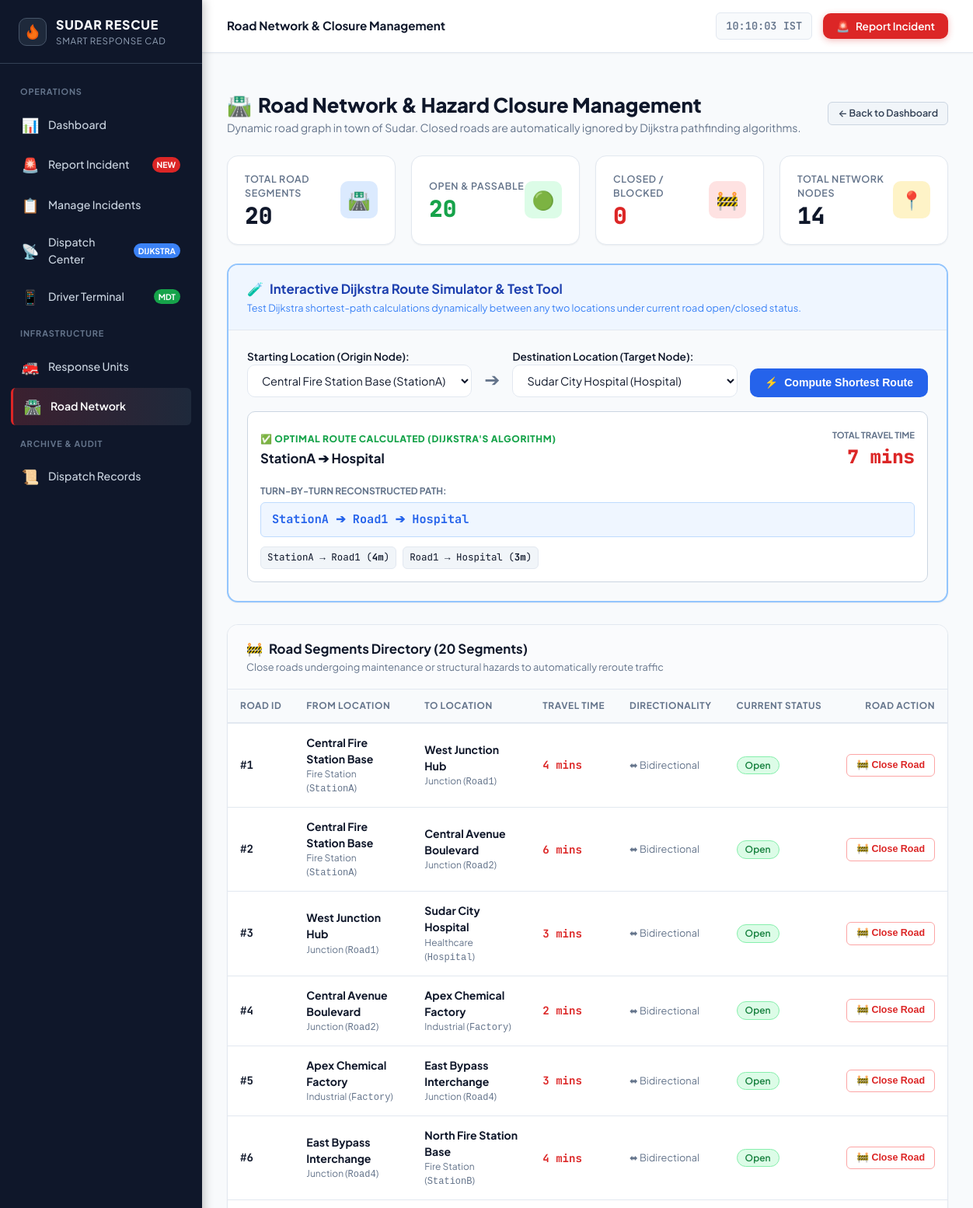
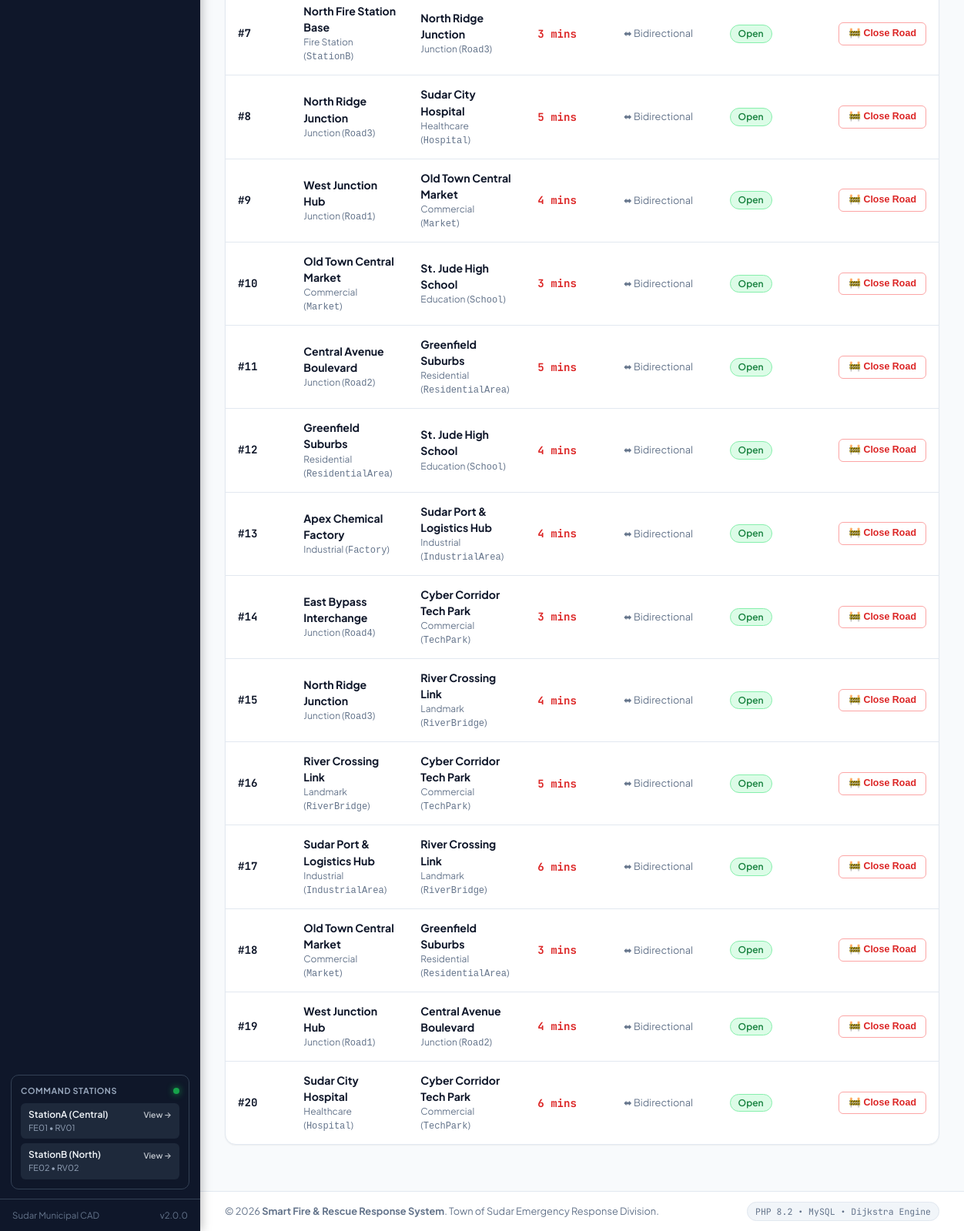
Page /roads.php on the committed database (2 pictures, top to bottom).
### tables this page shows
CREATE TABLE `roads` (
    `road_id` INT AUTO_INCREMENT NOT NULL,
    `from_location_id` VARCHAR(30) NOT NULL,
    `to_location_id` VARCHAR(30) NOT NULL,
    `travel_time` INT NOT NULL CHECK (`travel_time` > 0),
    `status` ENUM('Open', 'Closed') NOT NULL DEFAULT 'Open',
    `is_bidirectional` TINYINT(1) NOT NULL DEFAULT 1,
    PRIMARY KEY (`road_id`),
    INDEX `idx_from_location` (`from_location_id`),
    INDEX `idx_to_location` (`to_location_id`),
    INDEX `idx_road_status` (`status`),
    CONSTRAINT `fk_road_from` FOREIGN KEY (`from_location_id`) 
        REFERENCES `locations` (`location_id`) ON UPDATE CASCADE,
    CONSTRAINT `fk_road_to` FOREIGN KEY (`to_location_id`) 
        REFERENCES `locations` (`location_id`) ON UPDATE CASCADE
);

CREATE TABLE `locations` (
    `location_id` VARCHAR(30) NOT NULL,
    `location_name` VARCHAR(100) NOT NULL,
    `location_type` VARCHAR(50) NOT NULL,
    `latitude` DECIMAL(10, 8) NULL,
    `longitude` DECIMAL(11, 8) NULL,
    `description` VARCHAR(255) NULL,
    PRIMARY KEY (`location_id`)
);

### roads.php (the view, shortened to what the rows shown need)
<?php
require_once __DIR__ . '/db.php';
require_once __DIR__ . '/includes/functions.php';
require_once __DIR__ . '/classes/RoadNetwork.php';
$roadNetwork  = new RoadNetwork();
$routePlanner = new RoutePlanner($roadNetwork);
$roads     = $roadNetwork->getAllRoads();
$simOrigin = trim($_GET['sim_origin'] ?? 'StationA');
$simTarget = trim($_GET['sim_target'] ?? 'Hospital');
if (!empty($simOrigin) && !empty($simTarget)) {
    $simResult = $routePlanner->findShortestRoute($simOrigin, $simTarget);
}
include __DIR__ . '/includes/header.php';
?>
<div style="margin-bottom: 24px; display:flex; justify-content:space-between; align-items:center; flex-wrap:wrap; gap:16px;">
    <div>
        <h1 style="font-size: 1.6rem; font-weight:800; color:var(--color-sidebar); display:flex; align-items:center; gap:8px;">
            <span>🛣️</span> Road Network &amp; Hazard Closure Management
        </h1>
    </div>
</div>
<div class="card">
    <div class="card-body" style="padding:0;">
        <div class="table-responsive">
            <table class="app-table">
                <thead>
                    <tr>
                        <th>Road ID</th>
                        <th>From Location</th>
                        <th>To Location</th>
                        <th>Travel Time</th>
                        <th>Directionality</th>
                        <th>Current Status</th>
                        <th style="text-align:right;">Road Action</th>
                    </tr>
                </thead>
                <tbody>
                    <?php foreach ($roads as $r): ?>
                        <tr style="<?= $r['status'] === 'Closed' ? 'background:#fff1f2;' : '' ?>">
                            <td style="font-family:var(--font-mono); font-weight:700;">
                                #<?= $r['road_id'] ?>
                            </td>
                            <td>
                                <strong><?= sanitize($r['from_name']) ?></strong>
                                <div style="font-size:0.75rem; color:var(--color-text-muted);">
                                    <?= sanitize($r['from_type']) ?> (<code><?= sanitize($r['from_location_id']) ?></code>)
                                </div>
                            </td>
                            <td>
                                <strong><?= sanitize($r['to_name']) ?></strong>
                                <div style="font-size:0.75rem; color:var(--color-text-muted);">
                                    <?= sanitize($r['to_type']) ?> (<code><?= sanitize($r['to_location_id']) ?></code>)
                                </div>
                            </td>
                            <td>
                                <span style="font-family:var(--font-mono); font-weight:700; color:<?= $r['status'] === 'Closed' ? 'var(--color-text-muted)' : 'var(--color-emergency)' ?>;">
                                    <?= $r['travel_time'] ?> mins
                                </span>
                            </td>
                            <td style="font-size:0.8rem; color:var(--color-text-muted);">
                                <?= $r['is_bidirectional'] ? '⬌ Bidirectional' : '➔ One-Way' ?>
                            </td>
                            <td>
                                <?= render_status_badge($r['status']) ?>
                            </td>
                            <td style="text-align:right; white-space:nowrap;">
                                <?php if ($r['status'] === 'Open'): ?>
                                    <form method="POST" action="<?= BASE_URL ?>actions/close-road.php" style="display:inline;"
                                          data-confirm="Close Road Segment #<?= $r['road_id'] ?> (<?= sanitize($r['from_name']) ?> ⬌ <?= sanitize($r['to_name']) ?>)?<br><br>The Dijkstra pathfinding engine will immediately bypass this road."
                                          data-confirm-title="Confirm Road Closure"
                                          data-confirm-btn="Close Road Segment"
                                          data-confirm-class="btn-danger">
                                        <button type="submit" class="btn btn-sm btn-outline-danger">
                                            🚧 Close Road
                                        </button>
                                    </form>
                                <?php endif; ?>
                            </td>
                        </tr>
                    <?php endforeach; ?>
                </tbody>
            </table>
        </div>
    </div>
</div>
<?php include __DIR__ . '/includes/footer.php'; ?>

### includes/functions.php (shortened to what the rows shown need)
<?php
function sanitize(?string $str): string {
    return htmlspecialchars($str ?? '', ENT_QUOTES, 'UTF-8');
}
function render_status_badge(string $status): string {
    $classMap = [
        'Available'      => 'badge-available',
        'Open'           => 'badge-available',
        'Completed'      => 'badge-completed',
        'Assigned'       => 'badge-assigned',
        'Dispatched'     => 'badge-assigned',
        'In Progress'    => 'badge-in-progress',
        'Active'         => 'badge-in-progress',
        'Pending'        => 'badge-pending',
        'Busy'           => 'badge-busy',
        'Closed'         => 'badge-closed',
        'Out of Service' => 'badge-out-of-service',
        'Cancelled'      => 'badge-cancelled'
    ];
    $badgeClass = $classMap[$status] ?? 'badge-secondary';
    return '<span class="status-badge ' . $badgeClass . '">' . sanitize($status) . '</span>';
}

### rows in the picture
roads: road_id "1", from_location.location_name "Central Fire Station Base", from_location.location_type "Fire Station", from_location "StationA", to_location.location_name "West Junction Hub", to_location.location_type "Junction", to_location "Road1", travel_time "4", is_bidirectional "⬌ Bidirectional", status "Open"
roads: road_id "2", from_location.location_name "Central Fire Station Base", from_location.location_type "Fire Station", from_location "StationA", to_location.location_name "Central Avenue Boulevard", to_location.location_type "Junction", to_location "Road2", travel_time "6", is_bidirectional "⬌ Bidirectional", status "Open"
roads: road_id "3", from_location.location_name "West Junction Hub", from_location.location_type "Junction", from_location "Road1", to_location.location_name "Sudar City Hospital", to_location.location_type "Healthcare", to_location "Hospital", travel_time "3", is_bidirectional "⬌ Bidirectional", status "Open"
roads: road_id "4", from_location.location_name "Central Avenue Boulevard", from_location.location_type "Junction", from_location "Road2", to_location.location_name "Apex Chemical Factory", to_location.location_type "Industrial", to_location "Factory", travel_time "2", is_bidirectional "⬌ Bidirectional", status "Open"
roads: road_id "5", from_location.location_name "Apex Chemical Factory", from_location.location_type "Industrial", from_location "Factory", to_location.location_name "East Bypass Interchange", to_location.location_type "Junction", to_location "Road4", travel_time "3", is_bidirectional "⬌ Bidirectional", status "Open"
roads: road_id "6", from_location.location_name "East Bypass Interchange", from_location.location_type "Junction", from_location "Road4", to_location.location_name "North Fire Station Base", to_location.location_type "Fire Station", to_location "StationB", travel_time "4", is_bidirectional "⬌ Bidirectional", status "Open"
roads: road_id "7", from_location.location_name "North Fire Station Base", from_location.location_type "Fire Station", from_location "StationB", to_location.location_name "North Ridge Junction", to_location.location_type "Junction", to_location "Road3", travel_time "3", is_bidirectional "⬌ Bidirectional", status "Open"
roads: road_id "8", from_location.location_name "North Ridge Junction", from_location.location_type "Junction", from_location "Road3", to_location.location_name "Sudar City Hospital", to_location.location_type "Healthcare", to_location "Hospital", travel_time "5", is_bidirectional "⬌ Bidirectional", status "Open"
roads: road_id "9", from_location.location_name "West Junction Hub", from_location.location_type "Junction", from_location "Road1", to_location.location_name "Old Town Central Market", to_location.location_type "Commercial", to_location "Market", travel_time "4", is_bidirectional "⬌ Bidirectional", status "Open"
roads: road_id "10", from_location.location_name "Old Town Central Market", from_location.location_type "Commercial", from_location "Market", to_location.location_name "St. Jude High School", to_location.location_type "Education", to_location "School", travel_time "3", is_bidirectional "⬌ Bidirectional", status "Open"
roads: road_id "11", from_location.location_name "Central Avenue Boulevard", from_location.location_type "Junction", from_location "Road2", to_location.location_name "Greenfield Suburbs", to_location.location_type "Residential", to_location "ResidentialArea", travel_time "5", is_bidirectional "⬌ Bidirectional", status "Open"
roads: road_id "12", from_location.location_name "Greenfield Suburbs", from_location.location_type "Residential", from_location "ResidentialArea", to_location.location_name "St. Jude High School", to_location.location_type "Education", to_location "School", travel_time "4", is_bidirectional "⬌ Bidirectional", status "Open"
roads: road_id "13", from_location.location_name "Apex Chemical Factory", from_location.location_type "Industrial", from_location "Factory", to_location.location_name "Sudar Port & Logistics Hub", to_location.location_type "Industrial", to_location "IndustrialArea", travel_time "4", is_bidirectional "⬌ Bidirectional", status "Open"
roads: road_id "14", from_location.location_name "East Bypass Interchange", from_location.location_type "Junction", from_location "Road4", to_location.location_name "Cyber Corridor Tech Park", to_location.location_type "Commercial", to_location "TechPark", travel_time "3", is_bidirectional "⬌ Bidirectional", status "Open"
roads: road_id "15", from_location.location_name "North Ridge Junction", from_location.location_type "Junction", from_location "Road3", to_location.location_name "River Crossing Link", to_location.location_type "Landmark", to_location "RiverBridge", travel_time "4", is_bidirectional "⬌ Bidirectional", status "Open"
roads: road_id "16", from_location.location_name "River Crossing Link", from_location.location_type "Landmark", from_location "RiverBridge", to_location.location_name "Cyber Corridor Tech Park", to_location.location_type "Commercial", to_location "TechPark", travel_time "5", is_bidirectional "⬌ Bidirectional", status "Open"
roads: road_id "17", from_location.location_name "Sudar Port & Logistics Hub", from_location.location_type "Industrial", from_location "IndustrialArea", to_location.location_name "River Crossing Link", to_location.location_type "Landmark", to_location "RiverBridge", travel_time "6", is_bidirectional "⬌ Bidirectional", status "Open"
roads: road_id "18", from_location.location_name "Old Town Central Market", from_location.location_type "Commercial", from_location "Market", to_location.location_name "Greenfield Suburbs", to_location.location_type "Residential", to_location "ResidentialArea", travel_time "3", is_bidirectional "⬌ Bidirectional", status "Open"
roads: road_id "19", from_location.location_name "West Junction Hub", from_location.location_type "Junction", from_location "Road1", to_location.location_name "Central Avenue Boulevard", to_location.location_type "Junction", to_location "Road2", travel_time "4", is_bidirectional "⬌ Bidirectional", status "Open"
roads: road_id "20", from_location.location_name "Sudar City Hospital", from_location.location_type "Healthcare", from_location "Hospital", to_location.location_name "Cyber Corridor Tech Park", to_location.location_type "Commercial", to_location "TechPark", travel_time "6", is_bidirectional "⬌ Bidirectional", status "Open"

### other values in the picture
APP_VERSION "2.0.0"
$pageTitle "Road Network & Closure Management"
TOWN_NAME "Sudar"
$stats['total'] "20"
$stats['open'] "20"
$stats['closed'] "0"
count($locations) "14"
$simOrigin "StationA"
$simTarget "Hospital"
$simResult['distance'] "7"
$simResult['path_string'] "StationA ➔ Road1 ➔ Hospital"
$seg['from'] "StationA"
$seg['to'] "Road1"
$seg['time'] "4"
$seg['from'] "Road1"
